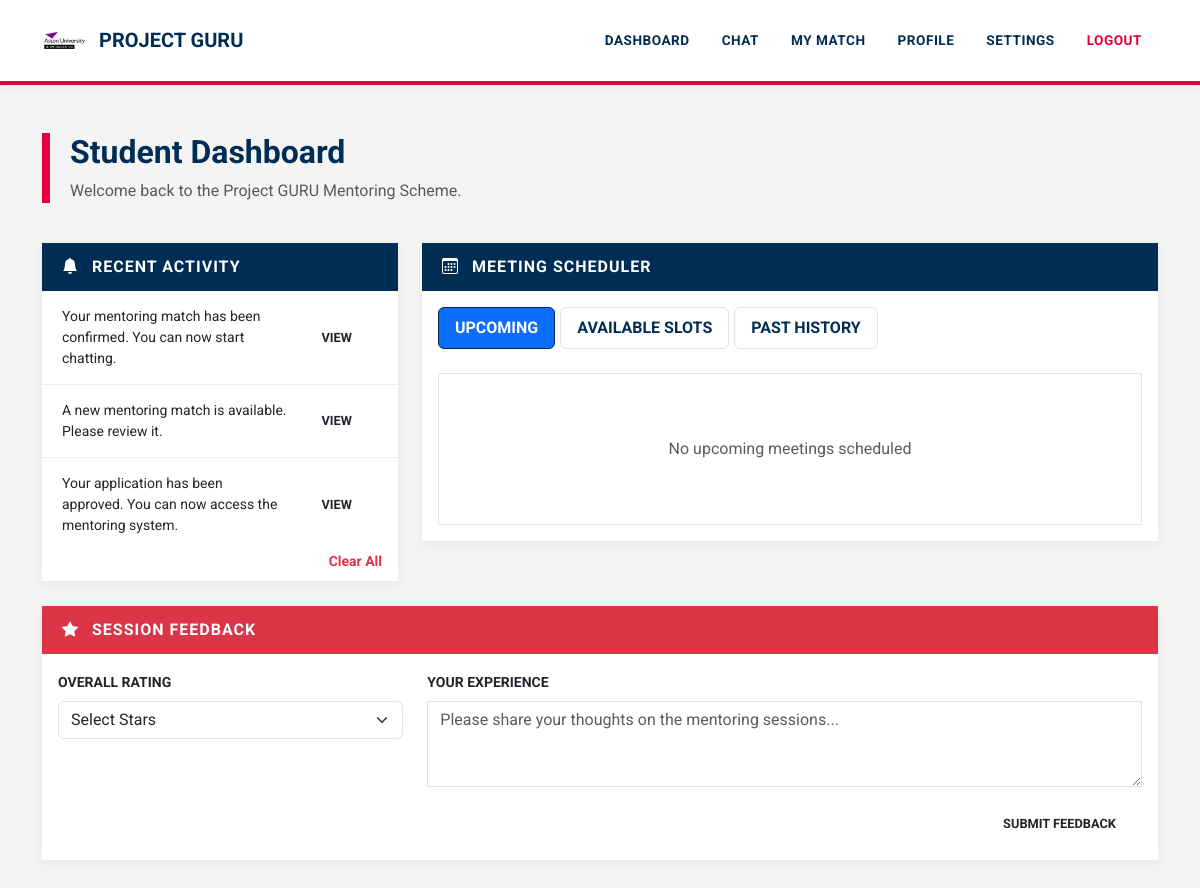
The app's page /dashboard (signed in) with its own data.
### tables this page shows
CREATE TABLE notifications (
    id INTEGER PRIMARY KEY AUTOINCREMENT,
    user_id INTEGER,
    message TEXT,
    link TEXT,
    created_at TIMESTAMP DEFAULT CURRENT_TIMESTAMP
);

### app.py (the view, shortened to what this page needs)
@app.route("/dashboard")
def dashboard():
    if "user_id" not in session:
        return redirect("/login")
    conn = get_db()
    user = conn.execute(
        "SELECT * FROM users WHERE id=?",
        (session["user_id"],)
    ).fetchone()
    if not user:
        session.clear()
        conn.close()
        return redirect("/login")
    user_id = session["user_id"]
    profile = get_active_profile()
    if not profile:
        conn.close()
        return "Please select a profile"
    role = profile["role"]
    if role == "mentor":
        matches = conn.execute("""
            SELECT * FROM matches
            WHERE mentor_id=?
        """, (user_id,)).fetchall()
    else:
        matches = conn.execute("""
            SELECT * FROM matches
            WHERE mentee_id=?
        """, (user_id,)).fetchall()
    match = None
    for m in matches:
        if m["status"] == "final":
            match = m
            break
    selected_date = request.args.get("filter_date")
    if selected_date == "":
        selected_date = None
    slots = []
    upcoming_meetings = []
    past_meetings = []
    if match:
        slots = conn.execute("""
            SELECT *
            FROM meeting_slots
            WHERE match_id=? AND status!='unavailable'
            ORDER BY date, start_time
        """, (match["id"],)).fetchall()
        now = datetime.now()
    notifications = conn.execute("""
        SELECT *
        FROM notifications
        WHERE user_id=?
        ORDER BY created_at DESC
    """, (user_id,)).fetchall()
    user_profiles = conn.execute("""
        SELECT * FROM profiles
        WHERE user_id=?
    """, (user_id,)).fetchall()
    conn.close()
    return render_template(
        "dashboard.html",
        user=user,
        role=role,
        user_profiles=user_profiles,
        matches=matches,
        match=match,
        slots=slots,
        upcoming_meetings=upcoming_meetings,
        past_meetings=past_meetings,
        notifications=notifications,
        current_date=date.today(),
        user_id=user_id,
    )

### app.py (called while the page is built)
def get_db():
    conn = sqlite3.connect("database.db", timeout=30)
    conn.row_factory = sqlite3.Row
    return conn

def get_active_profile():
    if "profile_id" not in session:
        return None
    conn = get_db()
    profile = conn.execute("""
        SELECT * FROM profiles
        WHERE id=? AND user_id=?
    """, (session["profile_id"], session["user_id"])).fetchone()
    conn.close()
    return profile

### templates/dashboard.html (shortened to what this page needs)
<!DOCTYPE html>
<html lang="en">
<head>
    <link href="https://cdn.jsdelivr.net/npm/bootstrap@5.3.2/dist/css/bootstrap.min.css" rel="stylesheet">
    <link rel="stylesheet" href="https://cdn.jsdelivr.net/npm/bootstrap-icons@1.11.3/font/bootstrap-icons.css">
</head>
<body>
{% include "navbar.html" %}
<div class="container mt-5">
    <div class="dashboard-header">
        <h2 class="fw-bold">Student Dashboard</h2>
        <p class="text-muted mb-0">Welcome back to the Project GURU Mentoring Scheme.</p>
    </div>
    <div class="row">
        <div class="col-lg-4">
            <div class="card">
                <div class="card-header-aston">
                    <i class="bi bi-bell-fill me-2"></i> Recent Activity
                </div>
                <div class="card-body p-0">
                    {% if notifications %}
                    <div class="notifications-scroll">
                        {% for n in notifications %}
                        <div class="notification-item d-flex justify-content-between align-items-center">
                            <span class="small">{{ n.message }}</span>
                            {% if n.link %}
                            <a href="{{ n.link }}" class="btn btn-sm btn-aston-red ms-2">View</a>
                            {% endif %}
                        </div>
                        {% endfor %}
                    </div>
                    {% else %}
                    <div class="p-4 text-center text-muted italic">No new notifications</div>
                    {% endif %}
                </div>
                <div class="card-footer bg-white border-0 text-end">
                    <a href="/clear_notifications" class="text-danger small fw-bold text-decoration-none">Clear All</a>
                </div>
            </div>
        </div>
        <div class="col-lg-8">
            <div class="card">
                <div class="card-header-aston">
                    <i class="bi bi-calendar3 me-2"></i> Meeting Scheduler
                </div>
                <div class="card-body">
                    <ul class="nav nav-pills mb-4">
                        <li class="nav-item">
                            <a class="nav-link {% if request.args.get('tab','upcoming') == 'upcoming' %}active{% endif %}" href="/dashboard?tab=upcoming">Upcoming</a>
                        </li>
                        <li class="nav-item">
                            <a class="nav-link {% if request.args.get('tab') == 'available' %}active{% endif %}" href="/dashboard?tab=available">Available Slots</a>
                        </li>
                        <li class="nav-item">
                            <a class="nav-link {% if request.args.get('tab') == 'past' %}active{% endif %}" href="/dashboard?tab=past">Past History</a>
                        </li>
                    </ul>
                    {% if request.args.get("tab","upcoming") == "upcoming" %}
                    <div class="slot-box">
                        {% for slot in upcoming_meetings %}
                        <div class="card mb-3 border shadow-sm meeting-item">
                            <div class="card-body d-flex justify-content-between align-items-center">
                                <div>
                                    <h6 class="mb-1 fw-bold text-primary"><i class="bi bi-calendar-check me-2"></i> {{ slot.date }}</h6>
                                    <small class="text-muted fw-bold">TIME: {{ slot.start_time }} — {{ slot.end_time }}</small>
                                </div>
                                <div class="text-end">
                                    <span class="badge badge-aston bg-success mb-2 d-block">Confirmed</span>
                                    {% if user_id == match.mentee_id %}
                                    <a href="/cancel_booking/{{slot.id}}?tab=upcoming" class="btn btn-link text-danger btn-sm p-0 fw-bold">Cancel Booking</a>
                                    {% elif user_id == match.mentor_id %}
                                    <a href="/mentor_cancel_meeting/{{slot.id}}?tab=upcoming" class="btn btn-link text-danger btn-sm p-0 fw-bold">Cancel Meeting</a>
                                    {% endif %}
                                </div>
                            </div>
                        </div>
                        {% else %}
                        <div class="text-center py-5 text-muted">No upcoming meetings scheduled</div>
                        {% endfor %}
                    </div>
                    {% endif %}
                </div>
            </div>
        </div>
    </div>
    {% if match and match.status == "final" %}
    <div class="card mb-5">
        <div class="card-header-aston bg-danger">
            <i class="bi bi-star-fill me-2"></i> Session Feedback
        </div>
        <div class="card-body">
            <form method="POST" action="/give_feedback/{{ match.id }}">
                <div class="row">
                    <div class="col-md-4">
                        <label class="form-label fw-bold small text-uppercase">Overall Rating</label>
                        <select name="rating" class="form-select mb-3" required>
                            <option value="">Select Stars</option>
                        </select>
                    </div>
                    <div class="col-md-8">
                        <label class="form-label fw-bold small text-uppercase">Your Experience</label>
                        <textarea name="comment" class="form-control mb-3" rows="3" placeholder="Please share your thoughts on the mentoring sessions..." required></textarea>
                        <div class="text-end">
                            <button class="btn btn-aston-red px-5">Submit Feedback</button>
                        </div>
                    </div>
                </div>
            </form>
        </div>
    </div>
    {% endif %}
</div>
</body>
</html>

### templates/dashboard.html (style rules this page uses)
:root { --aston-navy: #002d54; --aston-red: #e4003a; --aston-grey: #f4f4f4; --aston-dark-grey: #333333; }
body { background-color: var(--aston-grey); font-family: 'Roboto', sans-serif; color: var(--aston-dark-grey); }
.dashboard-header { border-left: 8px solid var(--aston-red); padding-left: 20px; color: var(--aston-navy); margin-bottom: 40px; }
.card { border: none; border-radius: 0; box-shadow: 0 4px 12px rgba(0,0,0,0.05); margin-bottom: 25px; }
.card-header-aston { background-color: var(--aston-navy); color: white; font-weight: 700; text-transform: uppercase; padding: 12px 20px; letter-spacing: 1px; }
.notifications-scroll { max-height: 250px; overflow-y: auto; }
.notification-item { border-bottom: 1px solid #eee; padding: 15px 20px; transition: background 0.2s; }
.nav-pills .nav-link { border-radius: 0; color: var(--aston-navy); font-weight: 700; text-transform: uppercase; margin-right: 5px; border: 1px solid #dee2e6; }
.nav-pills .nav-link.active { background-color: var(--aston-navy); border-color: var(--aston-navy); }
.slot-box { max-height: 400px; overflow-y: auto; background: white; padding: 15px; border: 1px solid #e5e7eb; }
.btn-aston-red { background-color: var(--aston-red); color: white; border: none; border-radius: 0; font-weight: 700; text-transform: uppercase; }
.form-control, .form-select { border-radius: 0; border: 1px solid #ced4da; }

### templates/navbar.html (style rules this page uses)
:root { --aston-navy: #002d54; --aston-red: #e4003a; --aston-grey: #f4f4f4; --aston-dark-grey: #333333; }
body { background-color: var(--aston-grey) !important; font-family: 'Roboto', Arial, sans-serif !important; color: var(--aston-dark-grey); }
.card { border: none !important; border-radius: 0 !important; box-shadow: 0 4px 12px rgba(0,0,0,0.05) !important; }
.btn { border-radius: 0 !important; font-weight: 700 !important; text-transform: uppercase; font-size: 0.8rem; padding: 10px 25px !important; }
.form-control { border-radius: 0 !important; }

### records on screen
notifications: message "Your mentoring match has been confirmed. You can now start chatting."
notifications: message "A new mentoring match is available. Please review it."
notifications: message "Your application has been approved. You can now access the mentoring system."
